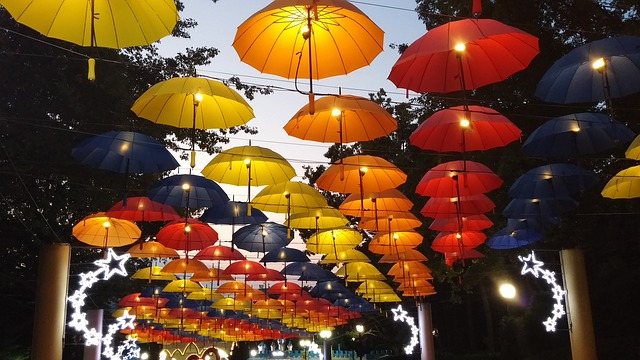
%> input picture uz/exercise1/umbrellas.jpg, 640 x 360 px
$ octave dn1_ex1.m   (GNU Octave 9; MATLAB toolbox functions it lacks are replaced by stand-ins)
%> lines starting %> are read from the running program, lines starting %| are printed output that depends on the picture; in (x1, y1, x2, y2) boxes, pixels count from 0 and x2, y2 are one past the last pixel; in counts of white or black regions, pixels touching at a corner belong together; the program's own positions count from 1
% (a) --> read the image and show it
A = imread('umbrellas.jpg');
%> A is the input picture: size 360x640x3 uint8; mean R, G, B 105.2, 72.9, 47.4
figure(1) ; clf ; imagesc(A);
figure(2) ; clf ; imshow(A);

% (b) --> grayscale
Ad = double(A);
% [h, w, d] = size(A);
A_gray = uint8((Ad(:,:,1) + Ad(:,:,2) + Ad(:,:,3))/ 3.0);
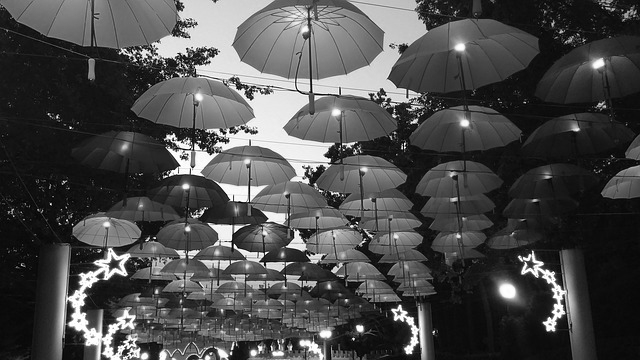
%> A_gray: size 360x640 uint8; min 0, max 255, mean 75.2
figure(2) ; clf ; imagesc(A_gray); colormap gray ;

% (c) --> image rectangle
image_rect_whole = A;
image_rect_whole(1:100,200:400, 3) = 0;
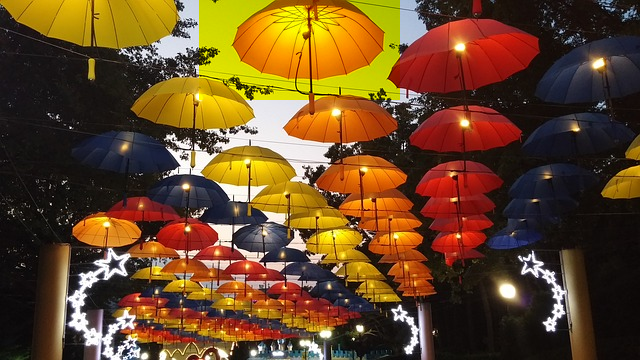
%> image_rect_whole: size 360x640x3 uint8; 7.61% of pixels changed, all inside (x1, y1, x2, y2) = (199, 0, 400, 100)
image_rect_part = A(1:100,200:400, 1);
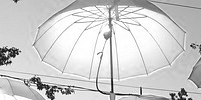
%> image_rect_part: size 100x201 uint8; min 0, max 255, mean 206.4
figure(3); subplot(1,2,1); imshow(image_rect_whole);
subplot(1,2,2); imshow(image_rect_part);

% (d) --> inverted gray
inverted_gray = A_gray;
% [h, w, d] = size(inverted_gray);
inverted_gray(1:100,200:400, 1) = 255 - inverted_gray(1:100,200:400, 1);
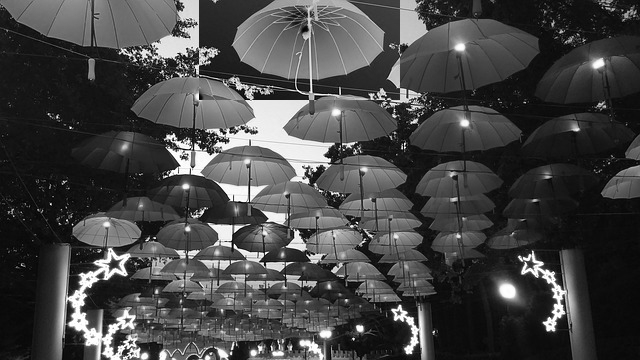
%> inverted_gray: size 360x640 uint8; 8.72% of pixels changed, all inside (x1, y1, x2, y2) = (199, 0, 400, 100)
figure(4) ; clf ; imagesc(inverted_gray); colormap gray ;

% (e) --> reduced gray levels
max_level = 64.0;
reduced_gray = double(A_gray);
maxVal = max(max(reduced_gray));
%> maxVal = 255
devisor = maxVal/max_level;
%> devisor = 3.98
reduced_gray = uint8(round(reduced_gray ./ devisor));
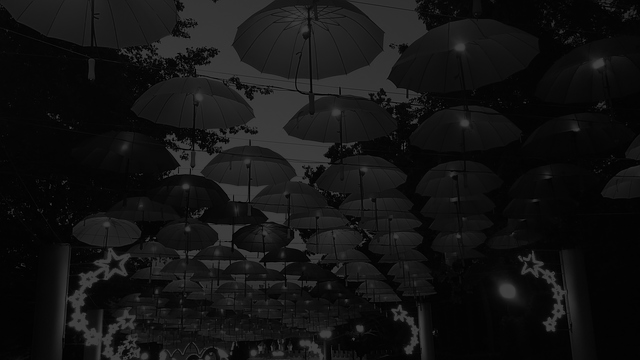
%> reduced_gray: size 360x640 uint8; min 0, max 64, mean 18.9
figure(5) ; clf ; imagesc(reduced_gray); colormap gray;
figure(6) ; clf ; imshow(reduced_gray); colormap gray;

$ run again, with uz/exercise1/bird.jpg copied over uz/exercise1/umbrellas.jpg
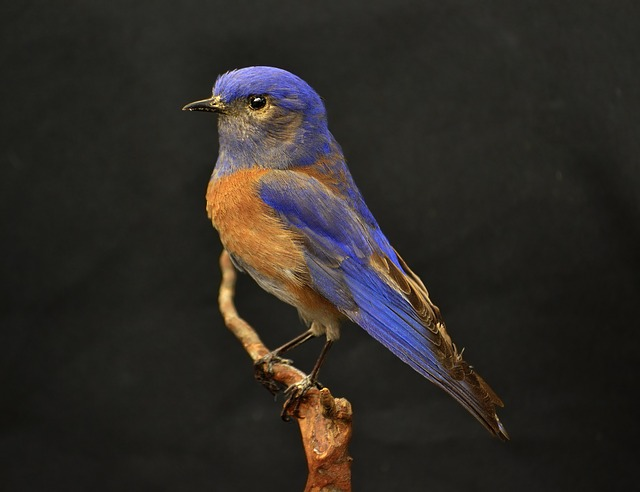
%> input picture uz/exercise1/bird.jpg, 640 x 492 px
%> A is the input picture: size 492x640x3 uint8; mean R, G, B 46.1, 42.1, 37.6
%> image_rect_whole: size 492x640x3 uint8; 6.38% of pixels changed, all inside (x1, y1, x2, y2) = (199, 0, 400, 100)
%> `inverted_gray(1:100,200:400, 1) = 255 - inverted_gray(1:100,200:400, 1);`:
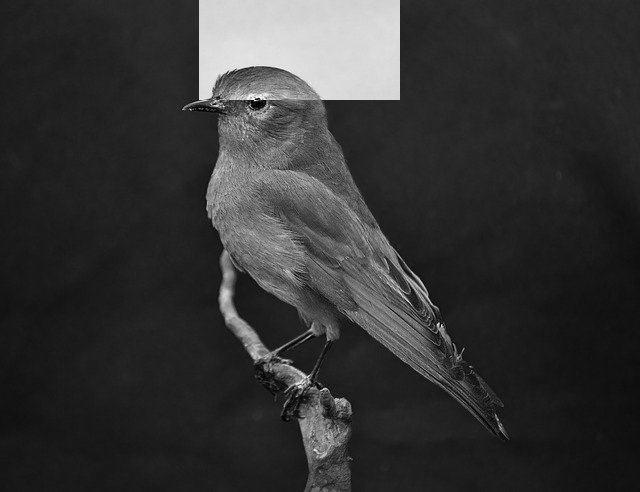
%> inverted_gray: size 492x640 uint8; min 0, max 255, mean 51.7
%> maxVal = 253
%> devisor = 3.95
%> `reduced_gray = uint8(round(reduced_gray ./ devisor));`:
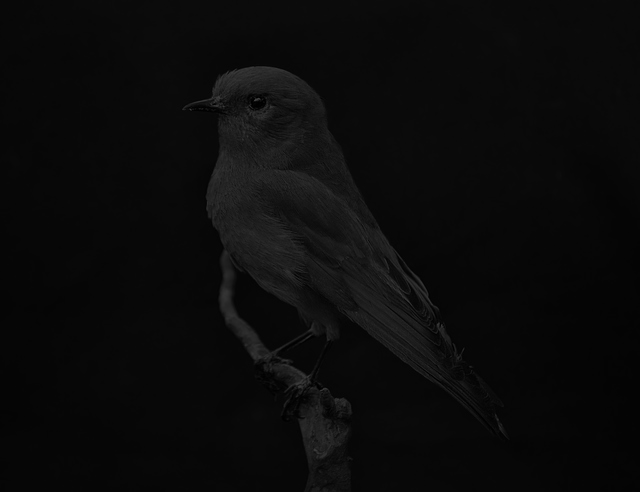
%> reduced_gray: size 492x640 uint8; min 0, max 64, mean 10.7
